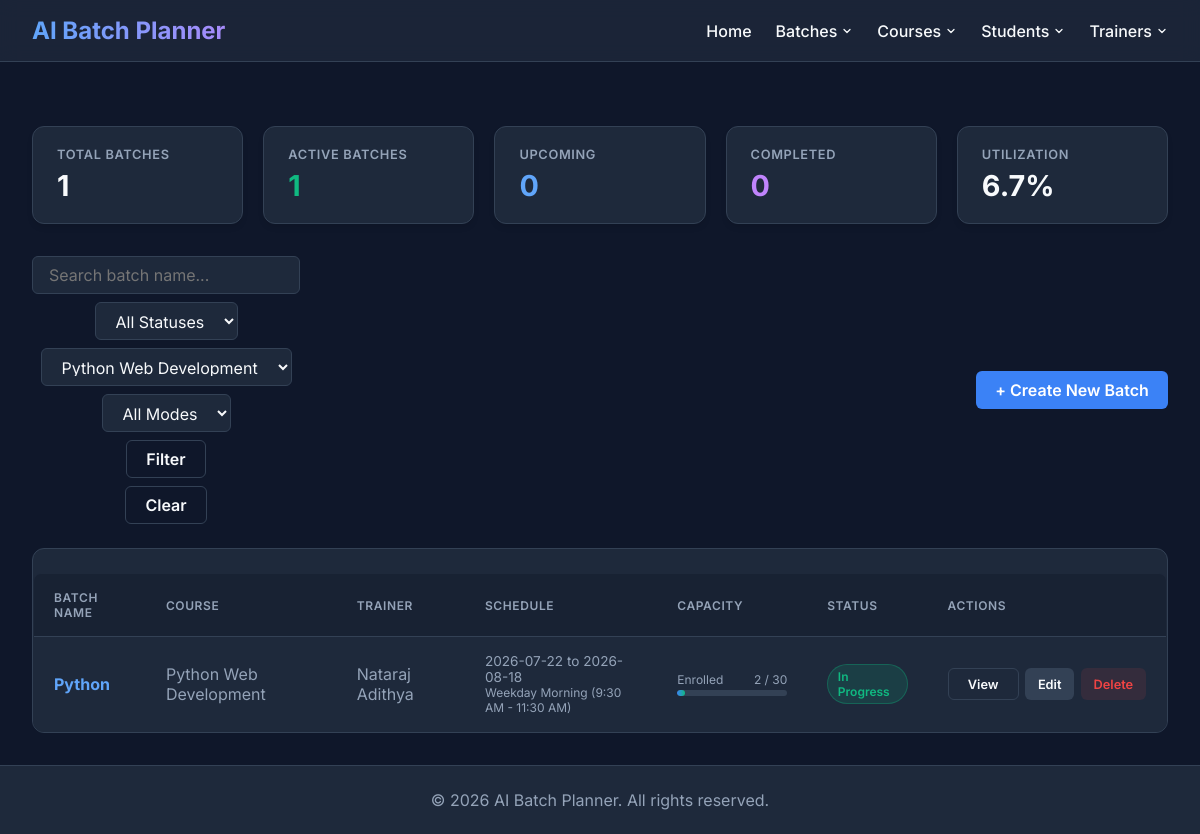
The page /batches?course_id=7 on the database its author committed.
### tables this page shows
CREATE TABLE batch (
    batch_id INTEGER PRIMARY KEY AUTOINCREMENT,
    batch_code TEXT NOT NULL UNIQUE,
    batch_name TEXT NOT NULL,
    course_id INTEGER NOT NULL,
    trainer_id INTEGER,
    start_date TEXT NOT NULL,
    end_date TEXT NOT NULL,
    slot_type TEXT NOT NULL CHECK(slot_type IN (
        'Weekday Morning (9:30 AM - 11:30 AM)',
        'Weekday Midday (11:45 AM - 1:45 PM)',
        'Weekday Afternoon (2:45 PM - 4:45 PM)',
        'Weekday Evening (5:00 PM - 7:00 PM)',
        'Weekend Full Day (10:00 AM - 4:00 PM)',
        'Custom'
    )),
    start_time TEXT,
    end_time TEXT,
    mode TEXT NOT NULL DEFAULT 'Offline' CHECK(mode IN ('Online', 'Offline', 'Hybrid')),
    location TEXT,
    max_capacity INTEGER NOT NULL DEFAULT 30 CHECK(max_capacity > 0),
    enrolled_count INTEGER NOT NULL DEFAULT 0 CHECK(enrolled_count >= 0),
    status TEXT NOT NULL DEFAULT 'Upcoming' CHECK(status IN ('Upcoming', 'In Progress', 'Completed', 'On Hold', 'Cancelled')),
    description TEXT,
    created_at TIMESTAMP DEFAULT CURRENT_TIMESTAMP,
    updated_at TIMESTAMP DEFAULT CURRENT_TIMESTAMP,
    created_by TEXT,
    updated_by TEXT,
    FOREIGN KEY (course_id) REFERENCES Course(id) ON DELETE RESTRICT,
    FOREIGN KEY (trainer_id) REFERENCES trainer(trainer_id) ON DELETE SET NULL
);

CREATE TABLE Course (
    id INTEGER PRIMARY KEY AUTOINCREMENT,

    course_name TEXT NOT NULL UNIQUE,

    technology_stack TEXT NOT NULL,

    duration_hours INTEGER NOT NULL
        CHECK(duration_hours > 0),

    description TEXT,

    status TEXT NOT NULL DEFAULT 'Active'
        CHECK(status IN ('Active', 'Inactive')),

    created_at DATETIME NOT NULL DEFAULT CURRENT_TIMESTAMP,

    updated_at DATETIME NOT NULL DEFAULT CURRENT_TIMESTAMP,

    created_by TEXT,

    updated_by TEXT
);

CREATE TABLE trainer (
    trainer_id INTEGER PRIMARY KEY AUTOINCREMENT,

    full_name TEXT NOT NULL,

    email TEXT NOT NULL UNIQUE,

    phone TEXT NOT NULL UNIQUE,

    skills TEXT NOT NULL,

    qualifications TEXT,

    experience INTEGER NOT NULL CHECK (experience >= 0),

    status TEXT NOT NULL CHECK(status IN ('Active','Inactive')),

    created_at TIMESTAMP DEFAULT CURRENT_TIMESTAMP,

    updated_at TIMESTAMP DEFAULT CURRENT_TIMESTAMP,

    created_by TEXT,

    updated_by TEXT
, date_of_joining TEXT, previous_experience REAL DEFAULT 0.0);

### routes/batch_routes.py (the view)
@batch_bp.route("/batches")
def list_batches():
    status = request.args.get("status")
    course_id = request.args.get("course_id")
    trainer_id = request.args.get("trainer_id")
    mode = request.args.get("mode")
    search = request.args.get("search")
    batches = batch_service.get_all_batches(
        status=status,
        course_id=course_id,
        trainer_id=trainer_id,
        mode=mode,
        search=search
    )
    stats = batch_service.get_statistics()
    courses = course_service.get_active_courses()
    trainers = [t for t in get_all_trainers() if t.get('status') == 'Active']
    return render_template(
        "batches.html",
        batches=batches,
        stats=stats,
        courses=courses,
        trainers=trainers,
        selected_status=status or "",
        selected_course=course_id or "",
        selected_trainer=trainer_id or "",
        selected_mode=mode or "",
        search_query=search or ""
    )

### database/db.py (called while the page is built)
def get_connection():
    connection = sqlite3.connect(DATABASE_NAME)
    connection.row_factory = sqlite3.Row
    connection.execute("PRAGMA foreign_keys = ON")
    return connection

### models/batch.py (called while the page is built)
    def get_connection(self):
        conn = sqlite3.connect(DB_PATH)
        conn.row_factory = sqlite3.Row
        conn.execute("PRAGMA foreign_keys = ON")
        return conn

### models/course.py (called while the page is built)
    def get_connection(self):
        conn = sqlite3.connect(DB_PATH)
        conn.row_factory = sqlite3.Row
        return conn

    def get_active_courses(self):
        return self.get_courses_by_status("Active")

    def get_courses_by_status(self, status):
        conn = self.get_connection()
        rows = conn.execute("SELECT * FROM Course WHERE status=? ORDER BY course_name",(status,)).fetchall()
        conn.close()
        return [dict(r) for r in rows]

### models/trainer.py (called while the page is built)
def get_all_trainers():
    connection = get_connection()
    try:
        cursor = connection.cursor()
        query = """
            SELECT
                trainer_id,
                full_name,
                email,
                phone,
                skills,
                qualifications,
                experience,
                date_of_joining,
                previous_experience,
                status,
                created_at,
                updated_at,
                created_by,
                updated_by
            FROM trainer
            ORDER BY full_name ASC
        """
        cursor.execute(query)
        return cursor.fetchall()
    finally:
        connection.close()

### services/batch_service.py (called while the page is built)
    def get_all_batches(self, status=None, course_id=None, trainer_id=None, mode=None, search=None):
        return self.batch_model.get_all_batches(
            status=status,
            course_id=course_id,
            trainer_id=trainer_id,
            mode=mode,
            search=search
        )

    def get_statistics(self):
        return self.batch_model.get_statistics()

### services/course_service.py (called while the page is built)
    def get_active_courses(self):
        return self.course_model.get_active_courses()

### templates/batches.html (shortened to what this page needs)
{% extends 'base.html' %}
{% block content %}
<div class="stats-grid">
    <div class="stat-card">
        <div class="stat-title">Total Batches</div>
        <div class="stat-value">{{ stats.total_batches }}</div>
    </div>
    <div class="stat-card">
        <div class="stat-title">Active Batches</div>
        <div class="stat-value" style="color: var(--success);">{{ stats.active_batches }}</div>
    </div>
    <div class="stat-card">
        <div class="stat-title">Upcoming</div>
        <div class="stat-value" style="color: #60a5fa;">{{ stats.upcoming_batches }}</div>
    </div>
    <div class="stat-card">
        <div class="stat-title">Completed</div>
        <div class="stat-value" style="color: #c084fc;">{{ stats.completed_batches }}</div>
    </div>
    <div class="stat-card">
        <div class="stat-title">Utilization</div>
        <div class="stat-value">{{ stats.capacity_utilization }}%</div>
    </div>
</div>
<div class="toolbar">
    <form class="search-form" action="{{ url_for('batch_bp.list_batches') }}" method="GET">
        <input type="text" name="search" class="input-control" placeholder="Search batch name..."
            value="{{ search_query }}">
        <select name="status" class="input-control">
            <option value="">All Statuses</option>
        </select>
        <select name="course_id" class="input-control">
            {% for c in courses %}
            <option value="{{ c.id }}" {% if selected_course == c.id|string %}selected{% endif %}>{{ c.course_name }}</option>
            {% endfor %}
        </select>
        <select name="mode" class="input-control">
            <option value="">All Modes</option>
        </select>
        <button type="submit" class="btn btn-outline">Filter</button>
        {% if search_query or selected_status or selected_course or selected_mode %}
        <a href="{{ url_for('batch_bp.list_batches') }}" class="btn btn-outline">Clear</a>
        {% endif %}
    </form>
    <a href="{{ url_for('batch_bp.create_batch') }}" class="btn btn-primary">+ Create New Batch</a>
</div>
<div class="table-container">
    <table class="data-table">
        <thead>
            <tr>
                <th>Batch Name</th>
                <th>Course</th>
                <th>Trainer</th>
                <th>Schedule</th>
                <th>Capacity</th>
                <th>Status</th>
                <th>Actions</th>
            </tr>
        </thead>
        <tbody>
            {% for batch in batches %}
            <tr>
                <td style="font-weight: 500;">
                    <a href="{{ url_for('batch_bp.view_batch_details', batch_id=batch.batch_id) }}" class="batch-code-link">
                        {{ batch.batch_name }}
                    </a>
                </td>
                <td>{{ batch.course_name or 'Unassigned' }}</td>
                <td>{{ batch.trainer_name or 'Unassigned' }}</td>
                <td style="font-size: 0.85rem;">
                    <div>{{ batch.start_date }} to {{ batch.end_date }}</div>
                    <div style="color: var(--text-muted); font-size: 0.75rem;">{{ batch.slot_type }}</div>
                </td>
                <td>
                    <div class="capacity-wrapper">
                        <div class="capacity-label">
                            <span>Enrolled</span>
                            <span>{{ batch.enrolled_count }} / {{ batch.max_capacity }}</span>
                        </div>
                        {% set pct = (batch.enrolled_count / batch.max_capacity * 100)|round|int if batch.max_capacity > 0 else 0 %}
                        <div class="progress-bar-bg">
                            <div class="progress-bar-fill" style="width: {{ pct }}%;"></div>
                        </div>
                    </div>
                </td>
                <td>
                    {% set status_class = 'status-' ~ batch.status.lower().replace(' ', '-') %}
                    <span class="badge {{ status_class }}">{{ batch.status }}</span>
                </td>
                <td>
                    <div class="actions-group">
                        <a href="{{ url_for('batch_bp.view_batch_details', batch_id=batch.batch_id) }}" class="btn btn-outline" style="height: 32px; font-size: 0.8rem;">View</a>
                        <a href="{{ url_for('batch_bp.edit_batch', batch_id=batch.batch_id) }}" class="btn btn-secondary" style="height: 32px; font-size: 0.8rem;">Edit</a>
                        <form action="{{ url_for('batch_bp.delete_batch', batch_id=batch.batch_id) }}" method="POST" onsubmit="return confirm('Are you sure you want to delete this batch?');">
                            <button type="submit" class="btn btn-danger" style="height: 32px; font-size: 0.8rem;">Delete</button>
                        </form>
                    </div>
                </td>
            </tr>
            {% else %}
            <tr>
                <td colspan="7" style="text-align: center; color: var(--text-muted); padding: 3rem;">
                    No batches found. Click <strong>+ Create New Batch</strong> to get started.
                </td>
            </tr>
            {% endfor %}
        </tbody>
    </table>
</div>
{% endblock %}

### templates/base.html (style rules this page uses)
:root { --bg-color: #0f172a; --surface-color: #1e293b; --surface-hover: #334155; --primary: #3b82f6; --primary-hover: #2563eb; --text-main: #f8fafc; --text-muted: #94a3b8; --danger: #ef4444; --success: #10b981; --border: #334155; }
body { margin: 0; font-family: 'Inter', sans-serif; background-color: var(--bg-color); color: var(--text-main); display: flex; flex-direction: column; min-height: 100vh; }
form { display: flex; flex-direction: column; gap: 12px; max-width: 500px; }
input, select, textarea { padding: 10px 14px; background-color: var(--surface-color); border: 1px solid var(--border); border-radius: 8px; color: var(--text-main); font-size: 1rem; transition: border-color 0.2s; }
button { padding: 10px 15px; background-color: var(--primary); color: white; border: none; border-radius: 8px; cursor: pointer; font-size: 1rem; font-weight: 600; transition: background-color 0.2s; margin-top: 10px; }
.btn { display: inline-flex !important; align-items: center !important; justify-content: center !important; box-sizing: border-box !important; vertical-align: middle !important; margin: 0 !important; }
.search-form { display: flex !important; align-items: center !important; gap: 0.5rem !important; }
.search-form .input-control, .search-form select, .search-form input, .search-form button, .search-form .btn { margin: 0 !important; box-sizing: border-box !important; vertical-align: middle !important; }
table { width: 100%; border-collapse: collapse; margin-top: 1.5rem; background-color: var(--surface-color); border-radius: 8px; overflow: hidden; border: 1px solid var(--border); }
th, td { text-align: left; padding: 14px; border-bottom: 1px solid var(--border); }
th { background-color: rgba(30, 41, 59, 0.5); color: var(--text-main); font-weight: 600; }
td { color: var(--text-muted); }
tr:last-child td { border-bottom: none; }
a { color: var(--primary); text-decoration: none; font-weight: 500; transition: color 0.2s; }

### rows shown on the page
batch: batch_name "Python", course_name "Python Web Development", full_name "Nataraj Adithya", start_date "2026-07-22", end_date "2026-08-18", slot_type "Weekday Morning (9:30 AM - 11:30 AM)", enrolled_count "2", max_capacity "30", {{ pct }} 7 (drawn), status "In Progress"

### other values the page prints
{{ stats.total_batches }} "1"
{{ stats.active_batches }} "1"
{{ stats.upcoming_batches }} "0"
{{ stats.completed_batches }} "0"
{{ stats.capacity_utilization }} "6.7"
form field course_id "Python Web Development"
